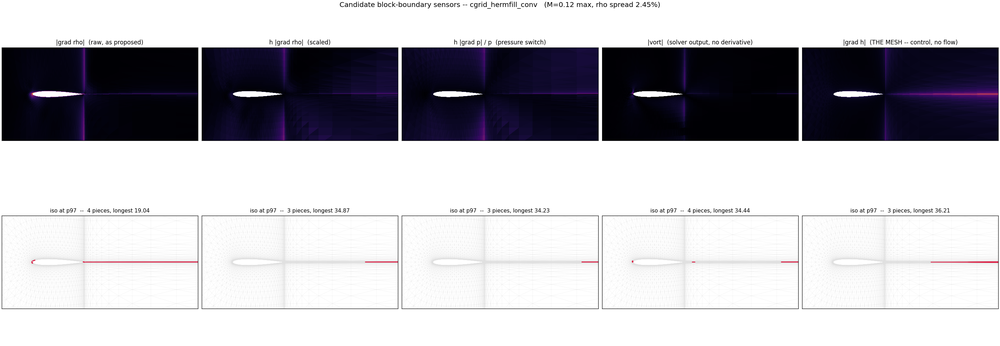
#> input picture prototypes/sensor_fields/sensors_cgrid_hermfill_conv.png, 1000 x 346 px, shrunk from 2860 x 990 before the run
$ python plot_vs_stern_fig4.py ../../../prototypes/sensor_fields/sensors_cgrid_hermfill_conv.png ../../../prototypes/sensor_fields/sensors_hybrid_probe_cfl03.png ../../../prototypes/sensor_fields/sensors_hybrid_probe_cfl03.png
#> lines starting #> are read from the running program, lines starting #| are printed output that depends on the picture; after the words box and inside, x2 and y2 are one past the last pixel; in counts of white or black regions, pixels touching at a corner belong together
### docs/research/gridpro-blocking-method/measure_block_partition.py
#!/usr/bin/env python3
"""How a BLOCK PARTITION spends its lines, measured from a finished mesh.

Section 8c read off GridPro's wireframe by eye that "their extra blocks stay near
the body; mine reach the far field by construction", and section 15 is that
sentence measured. The quantity is:

    N(r) = how many block-partition lines cross a circle of radius r about a
           chosen centre.

A TERMINATING (nested) blocking FALLS from left to right -- many lines at the
feature, few a block-width out. A blocking whose counts propagate is FLAT. That
shape is scale-free, which is what makes it the right instrument when the thing
being compared against is a video frame with no measurable chord (section 8b).

IT READS A MESH, NOT A TOPOLOGY, and that is deliberate: the block field in the
VTK (issue #106) is the only published record of which cells came from which
block, so a pair of quads straddling a block boundary is identifiable without
re-parsing the declaration. Run the case with ``MB_SPLIT_QUADS 0`` so the file
carries quads; the figure is independent of the split either way.

    ./run.sh -conf <case>.dat -out_name /tmp/m        # with MB_SPLIT_QUADS 0
    python3 docs/research/gridpro-blocking-method/measure_block_partition.py \
        /tmp/m.vtk --centre 0.5 0 --rays

``--rays`` additionally walks outward from the centre and reports only the lines
within 35 degrees of PERPENDICULAR to each ray -- a RING, i.e. a layer -- so that
"how many rows are stacked off the body" is answered without counting the radials
a ray also clips. Getting that wrong is how the first reading of section 15 said
"one row" about a picture whose outer rows its own crop had cut off.
"""

import argparse
import numpy as np


def read_vtk(path):
    """points, cells, per-cell block id. Legacy ASCII VTK with a `block` field."""
    toks = open(path, encoding="utf-8").read().split("\n")
    pts, cells, blocks, i = [], [], [], 0
    while i < len(toks):
        t = toks[i].split()
        if t[:1] == ["POINTS"]:
            n = int(t[1]); v = []; i += 1
            while len(v) < 3 * n:
                v += [float(x) for x in toks[i].split()]; i += 1
            pts = np.array(v).reshape(n, 3)[:, :2]; continue
        if t[:1] == ["CELLS"]:
            n = int(t[1]); i += 1
            for _ in range(n):
                r = [int(x) for x in toks[i].split()]; cells.append(r[1:]); i += 1
            continue
        if t[:1] == ["SCALARS"] and len(t) > 1 and t[1] == "block":
            i += 2                      # SCALARS line + LOOKUP_TABLE
            while len(blocks) < len(cells):
                blocks += [int(x) for x in toks[i].split()]; i += 1
            continue
        i += 1
    if not blocks:
        raise SystemExit("REFUSED: %s carries no `block` cell field. Re-run the "
                         "case in MESH_MODE 1; the field is written only when "
                         "EVERY cell has one." % path)
    return pts, cells, blocks


# [111 lines left out: functions seam_edges, crossings, rings_along, sector_gaps, main, not called in this run]


# [2 lines that do not run on import are left out]

### docs/research/gridpro-blocking-method/plot_vs_stern_fig4.py
#!/usr/bin/env python3
"""This repo's reducing stack beside the one PUBLISHED mesh that does the same
thing -- and the first measurement of a GridPro mesh's own line count anywhere
in these notes.

The published figure is Figure 4 of Stern, Barnhardt, Venkatapathy, Candler &
Prabhu, *Investigation of transonic wake dynamics for mechanically deployable
entry systems*, IEEE Aerospace 2012, NTRS 20120011649 -- the one third-party
GridPro case in ``docs/research/gridpro-meshes-in-published-cfd.md`` whose
blocking visibly REDUCES outward, and whose authors call it a "nested
topological refinement strategy".

THE SOURCE IMAGE IS NOT COMMITTED and is passed in as a path, which is the
convention ``plot_vs_fig5.py`` and ``plot_vs_video_frame.py`` beside this file
already follow and that ``gridpro-blocking-method.md``'s Sources states. Get it
with::

    curl -sSL -o /tmp/stern.pdf \
      https://ntrs.nasa.gov/api/citations/20120011649/downloads/20120011649.pdf
    pdfimages -f 3 -l 3 -png /tmp/stern.pdf /tmp/stern   # figure 4 is -001

WHAT IS MEASURED, and why it is a NEW quantity for these notes. Section 15g of
``nesting-blocks-at-a-complicated-leading-edge.md`` names as a blind spot that
"GridPro's own N(r) is NOT plotted anywhere here", because their meshes reach us
as pictures. A picture can still be counted: along a horizontal cut through
Figure 4, each near-vertical grid line is one short dark run, so the lines
crossing that cut can be counted off the raster.

**BUT ONLY WHERE THE RASTER RESOLVES THEM.** Over the lower ~39% of that figure
the median white gap between lines is 2 px and the row is 50-66% ink: adjacent
lines merge and the count is a severe UNDERCOUNT (row 544 returns 229 where row
384 returns 428, which is the saturation and not the mesh). The saturation line
is computed here, drawn on panel (a), and everything below it is excluded.

TWO ARTEFACTS ARE LEFT IN PANEL (c) RATHER THAN SMOOTHED AWAY, because both are
the instrument and not the mesh: the blue curve spikes a little above 1.0 where
the sampling circle happens to lie along one of the scalloped interfaces (the
same coincidence ``plot_reduction.py`` blanks at a ring interface, but here it
is 1.17 against 1.0 and no threshold separates it), and the red curve is rough
because it is a count off a raster. Neither is thresholded, because a threshold
that cannot be stated is a smoothing.

AND THE TWO X-AXES CANNOT BE PUT ON ONE PHYSICAL SCALE. Theirs is height above a
wake behind an 8.6 m capsule; ours is radius about a unit circle. Section 8b of
the nesting note already settled the honest move for exactly this -- compare the
SHAPE, say the scale cannot be matched -- so panel (c) plots each curve against
the fraction of its own countable span, normalised to 1.0 at its innermost
countable cut. **It is a comparison of shape and nothing else.**

    python3 docs/research/gridpro-blocking-method/plot_vs_stern_fig4.py \
        /tmp/stern-001.png /tmp/rsd.vtk vs_stern_fig4.png
"""

import os
import sys

import numpy as np
from PIL import Image
import matplotlib
matplotlib.use("Agg")
import matplotlib.pyplot as plt                                   # noqa: E402
from matplotlib.collections import LineCollection                 # noqa: E402

sys.path.insert(0, os.path.dirname(os.path.abspath(__file__)))
from measure_block_partition import read_vtk                      # noqa: E402

ROOT = os.path.abspath(os.path.join(os.path.dirname(os.path.abspath(__file__)),
                                    "..", "..", ".."))
DARK, MAX_RUN, MIN_GAP = 150, 6, 2.5


def row_lines(dark, y):
    """Near-vertical grid lines crossing row `y`, and the median white gap."""
    d, W = dark[y], dark.shape[1]
    n, i, gaps = 0, 0, []
    while i < W:
        j = i
        if d[i]:
            while j < W and d[j]:
                j += 1
            if j - i <= MAX_RUN:
                n += 1
        else:
            while j < W and not d[j]:
                j += 1
            gaps.append(j - i)
        i = j
    return n, (float(np.median(gaps)) if gaps else 0.0)


def published(path):
    g = np.asarray(Image.open(path).convert("L"))
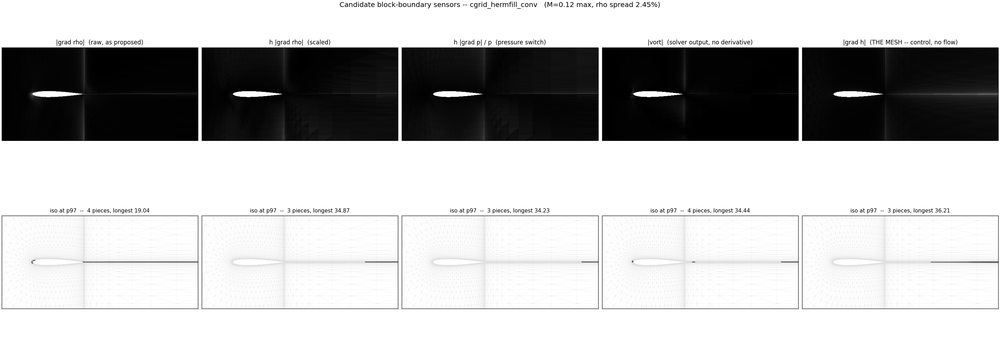
#> g: shape (346, 1000); min 0, max 255, mean 186.4
    dark = g < DARK
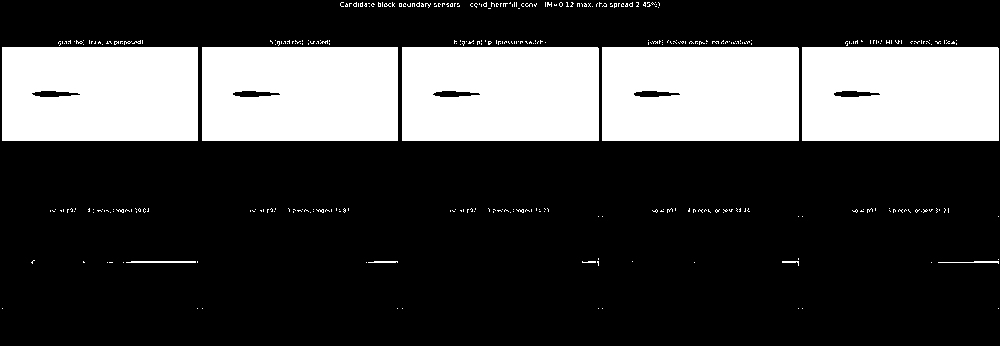
#> dark: shape (346, 1000) bool; 27% white; 388 white regions (378 under 20 px), largest, box (x1, y1, x2, y2) and area: (602, 47, 799, 141) 18323, (802, 47, 999, 141) 18323, (402, 47, 599, 141) 18322
    H = g.shape[0]
#> H = 346
    rows = list(range(H - 1, 0, -4))
    cnt = [row_lines(dark, y) for y in rows]
#> in row_lines, `d, W = dark[y], dark.shape[1]`: W = 1000
#> the loop in row_lines, `while i < W:` made 1 pass
#> i on pass 1: 1000
#> after the loop in row_lines, `while i < W:`: gaps = [1000]; n = 0
#> the loop in row_lines (call 2), `while i < W:` made 1 pass
#> cnt = 87 pairs, first value 0 to 113, second value 2 to 1000
    # The saturation line: the LOWEST row from which every row above resolves.
    ok = [i for i, (_, gap) in enumerate(cnt) if gap >= MIN_GAP]
#> ok = 84 values from 0 to 86
    first = min(ok) if ok else 0
#> first = 0
    for i in range(first, len(cnt)):
        if cnt[i][1] < MIN_GAP:
            first = i + 1
#> this loop made 87 passes
    sat = rows[first]
#> sat = 1
    d = np.array([(H - 1 - rows[i]) for i in range(first, len(rows))], float)
#> d = [344]
    n = np.array([cnt[i][0] for i in range(first, len(rows))], float)
#> n = [0]
    # Over the COUNTABLE span and not the whole figure, which is what panel
    # (c)'s axis label claims. A first draft divided by the full height and the
    # curve started at 0.39, disagreeing with the label beside it.
    return g, sat, (d - d[0]) / (d[-1] - d[0]), n / n[0]


def body_polyline():
    """The shipped aerofoil, as the polyline this repo's walls bind to."""
    out = []
    with open(os.path.join(ROOT, "examples/geometries/naca0012_cgrid.dat"),
              encoding="utf-8") as f:
        for ln in f:
            t = ln.split()
            if len(t) >= 2:
                try:
                    out.append((float(t[0]), float(t[1])))
                except ValueError:
                    pass
    return np.array(out)


def dist_to_body(P, body):
    """Distance from each point to the aerofoil POLYLINE, by segment."""
    A, B = body[:-1], body[1:]
    d = B - A
    L2 = (d * d).sum(1)
    L2[L2 == 0] = 1e-30
    t = ((P[:, None, 0] - A[None, :, 0]) * d[None, :, 0]
         + (P[:, None, 1] - A[None, :, 1]) * d[None, :, 1]) / L2[None, :]
    t = np.clip(t, 0.0, 1.0)
    cx = A[None, :, 0] + t * d[None, :, 0]
    cy = A[None, :, 1] + t * d[None, :, 1]
    return np.hypot(P[:, None, 0] - cx, P[:, None, 1] - cy).min(1)


def ours(path, body=None):
    pts, cells, _ = read_vtk(path)
    seen, seg = set(), []
    for ids in cells:
        for k in range(len(ids)):
            a, b = ids[k], ids[(k + 1) % len(ids)]
            key = (a, b) if a < b else (b, a)
            if key not in seen:
                seen.add(key)
                seg.append((a, b))
    e = np.array(seg)
    if body is None:                      # a RING: distance from its centre
        ra = np.linalg.norm(pts[e[:, 0]], axis=1)
        rb = np.linalg.norm(pts[e[:, 1]], axis=1)
        radii = np.geomspace(0.52, 9.8, 200)
    else:
        # AN AEROFOIL IS NOT A RING. Circles about the origin are not iso-lines
        # of anything here, and counting edges that cross them reported this
        # repo's own aerofoil stack as NOT FALLING (1.06 of its innermost cut)
        # when its station counts halve twice. The quantity that means the same
        # thing on both shapes is the distance to the BODY, so the cut is the
        # iso-distance contour and not a circle.
        dd = dist_to_body(pts, body)
        ra, rb = dd[e[:, 0]], dd[e[:, 1]]
        radii = np.geomspace(0.02, 8.0, 200)
    lo, hi = np.minimum(ra, rb), np.maximum(ra, rb)
    # STRICTLY straddling, so an edge lying exactly ON the circle is not
    # counted: that is the artefact plot_reduction.py blanks at a ring
    # interface, and here it showed as spikes above 1.0 near the body.
    n = np.array([int(((lo < r) & (hi > r)).sum()) for r in radii], float)
    return pts, cells, (radii - radii[0]) / (radii[-1] - radii[0]), n / n[0]


def main():
    src, vtk, out = sys.argv[1], sys.argv[2], sys.argv[3]
    aero = "--aerofoil" in sys.argv
    g, sat, xd, yd = published(src)
#> sat = 1; xd = [nan]; yd = [nan]
    pts, cells, xo, yo = ours(vtk, body_polyline() if aero else None)

    fig = plt.figure(figsize=(13.2, 8.4), facecolor="white")
    # (a) the published figure, cropped — a QUOTATION of part of it, which is
    # what the composites beside this file do.
    a1 = fig.add_axes([0.035, 0.555, 0.93, 0.40])
    crop = g[:, :int(0.62 * g.shape[1])]
    a1.imshow(crop, cmap="gray", vmin=0, vmax=255)
    a1.axhline(sat, color="C3", lw=1.2, ls="--")
    a1.text(12, sat - 14, "saturation line — BELOW THIS the raster cannot "
            "resolve the lines and the count is a severe undercount",
            color="C3", fontsize=8, va="bottom",
            bbox=dict(facecolor="white", edgecolor="C3", pad=2.0, alpha=0.92))
    a1.set_axis_off()
    a1.set_title("(a)  Stern et al. 2012, Figure 4 (crop) — \"nested topological "
                 "refinement\", GridPro.  Source image not committed.",
                 fontsize=9, loc="left")

    # (b) ours, in the same ink
    a2 = fig.add_axes([0.035, 0.085, 0.42, 0.40])
    sg = []
    for ids in cells:
        for k in range(len(ids)):
            sg.append([pts[ids[k]], pts[ids[(k + 1) % len(ids)]]])
    a2.add_collection(LineCollection(np.array(sg), colors="k", linewidths=0.3))
    a2.set_xlim(-2.4, 3.0) if aero else a2.set_xlim(-3.2, 3.2)
    a2.set_ylim(-2.7, 2.7) if aero else a2.set_ylim(-3.2, 3.2)
    a2.set_aspect("equal"); a2.set_axis_off()
    a2.set_title("(b)  this repo, %s" % os.path.basename(vtk), fontsize=9,
                 loc="left")

    # (c) the shapes, each against its own span
    a3 = fig.add_axes([0.545, 0.115, 0.42, 0.355])
    a3.plot(xd, yd, "C3-", lw=1.4, label="Stern Fig. 4, counted off the raster")
    a3.plot(xo, yo, "C0-", lw=1.4,
            label="this repo, exact (%s)" % ("distance to the body" if aero
                                             else "radius"))
    a3.set_xlabel("distance from the refined band, as a fraction of each\n"
                  "figure's OWN countable span (the scales are NOT matched)",
                  fontsize=8)
    a3.set_ylabel("grid lines crossing the cut,\nnormalised to its innermost cut",
                  fontsize=8)
    a3.tick_params(labelsize=8)
    a3.grid(alpha=0.3)
    a3.legend(fontsize=7.5)
    a3.set_title("(c)  both FALL; only the shape is compared", fontsize=9,
                 loc="left")
    note = ("the blue curve RISES first because an iso-distance contour about an "
            "aerofoil grows to\ntake in the wake, where the mesh stays fine — "
            "that is the measure and not an artefact"
            if aero else
            "the blue spikes above 1.0 near the body are the sampling circle "
            "lying along a\nscalloped interface — the same coincidence "
            "plot_reduction.py blanks")
    a3.text(0.015, 0.03, note + ";\nthe red curve's roughness is the raster "
            "count, not the mesh",
            transform=a3.transAxes, fontsize=6.5, color="0.35")
    fig.savefig(out, dpi=170)
    print("wrote %s" % out)
    print("  published: saturation line at row %d of %d; countable span falls "
          "to %.2f of its innermost cut" % (sat, g.shape[0], yd[-1]))
    print("  ours:      falls to %.2f of its innermost cut (%s)"
          % (yo[-1], "distance to the body" if aero else "radius"))


if __name__ == "__main__":
#> (the run stopped early here; a loop or call above may not have finished)

$ run again, on prototypes/sensor_fields/sensors_hybrid_probe_transonic.png
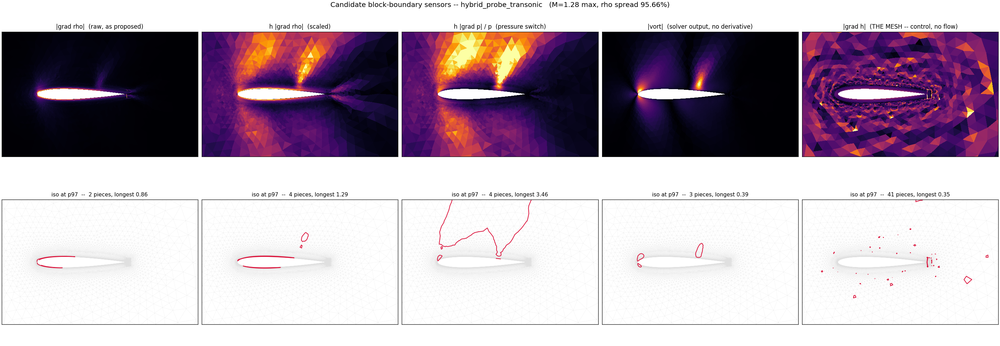
#> input picture prototypes/sensor_fields/sensors_hybrid_probe_transonic.png, 1000 x 346 px, shrunk from 2860 x 990 before the run
#> in published, `g = np.asarray(Image.open(path).convert("L"))`:
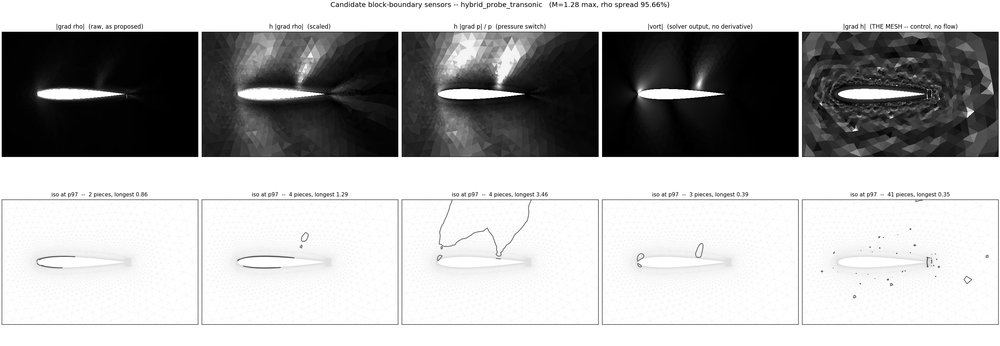
#> g: shape (346, 1000); min 0, max 255, mean 175
#> in published, `dark = g < DARK`:
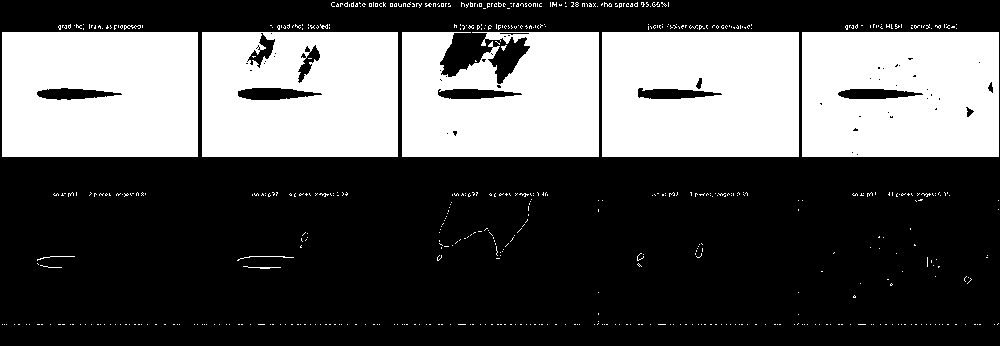
#> dark: shape (346, 1000) bool; 34.3% white; 620 white regions (609 under 20 px), largest, box (x1, y1, x2, y2) and area: (602, 32, 799, 157) 23963, (802, 32, 999, 157) 23865, (2, 32, 198, 157) 23849
#> W = 1000
#> the loop in row_lines, `while i < W:` made 1 pass
#> i on pass 1: 1000
#> after the loop in row_lines, `while i < W:`: gaps = [1000]; n = 0
#> the loop in row_lines (call 2), `while i < W:` made 1 pass
#> cnt = 87 pairs, first value 0 to 115, second value 2 to 1000
#> ok = 84 values from 0 to 86
#> in published, `first = min(ok) if ok else 0`: first = 0
#> the loop in published, `for i in range(first, len(cnt)):` made 87 passes

$ run again, on prototypes/sensor_fields/sensors_tworing_conv_control.png
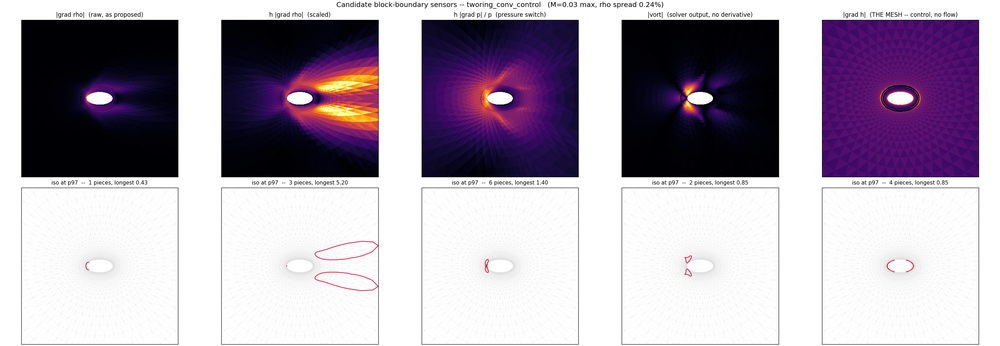
#> input picture prototypes/sensor_fields/sensors_tworing_conv_control.png, 1000 x 346 px, shrunk from 2860 x 990 before the run
#> in published, `g = np.asarray(Image.open(path).convert("L"))`:
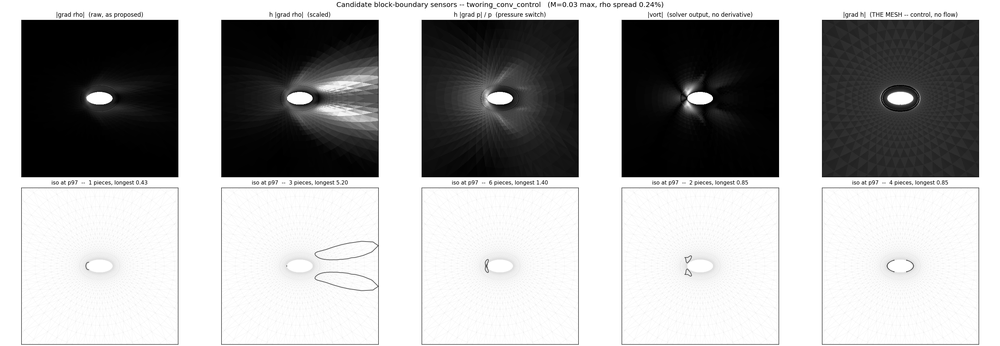
#> g: shape (346, 1000); min 0, max 255, mean 169.6
#> in published, `dark = g < DARK`:
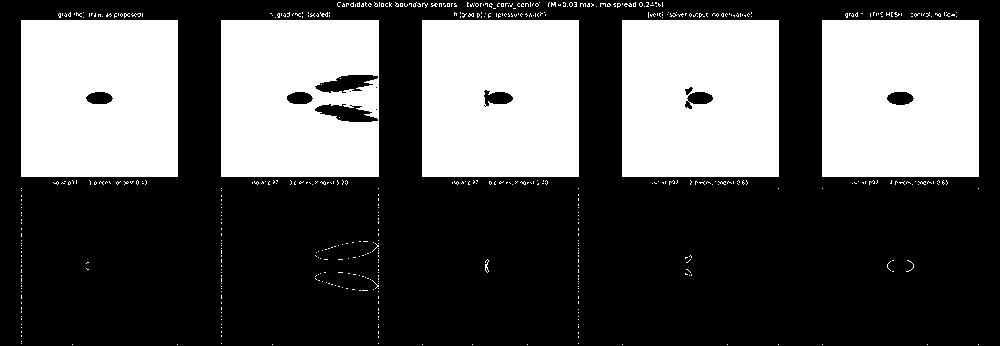
#> dark: shape (346, 1000) bool; 35.5% white; 559 white regions (552 under 20 px), largest, box (x1, y1, x2, y2) and area: (21, 20, 178, 177) 24393, (822, 20, 979, 177) 24375, (422, 20, 579, 177) 24345
#> W = 1000
#> the loop in row_lines, `while i < W:` made 1 pass
#> i on pass 1: 1000
#> after the loop in row_lines, `while i < W:`: gaps = [1000]; n = 0
#> the loop in row_lines (call 2), `while i < W:` made 3 passes
#> (n, i) on pass 2: (1, 22)
#> cnt = 87 pairs, first value 0 to 109, second value 2 to 1000
#> ok = 85 values from 0 to 86
#> in published, `first = min(ok) if ok else 0`: first = 0
#> the loop in published, `for i in range(first, len(cnt)):` made 87 passes
#> first on passes 84, 86: 84, 86
#> in published, `sat = rows[first]`: sat = 1
#> d = [344]
#> in published, `n = np.array([cnt[i][0] for i in range(first, len(rows))], float)`: n = [0]
#> in main, `g, sat, xd, yd = published(src)`: sat = 1; xd = [nan]
